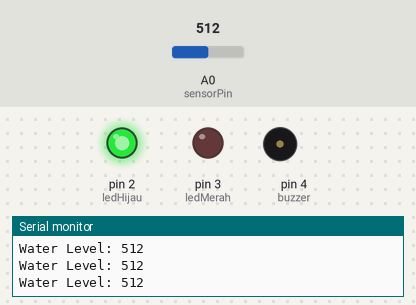
Bench run of a sketch on a simulated Arduino Uno, built with avr-gcc and run on an emulated ATmega328P. Shown: output pins drawn as LEDs (lit = HIGH), buzzer (waves = sounding), the last lines printed to the serial monitor. The inputs (shaded band) are chosen by the test bench; at power-on: A0 (sensorPin) = 512.

Above: at 1.3 s.
1.4 s: A0 (sensorPin) set to 88
2.9 s: A0 (sensorPin) set to 74
At 4.1 s:
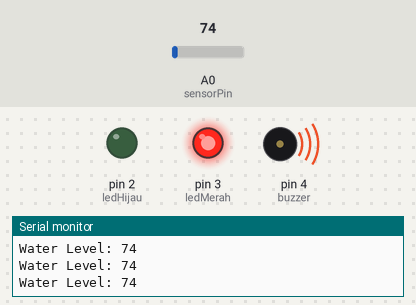
4.5 s: A0 (sensorPin) set to 90
At 5.3 s:
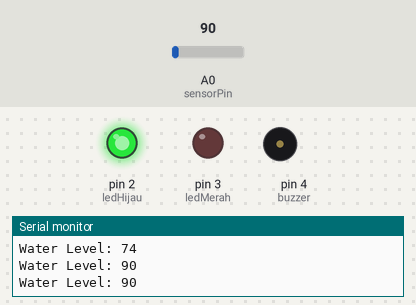
6.0 s: A0 (sensorPin) set to 70
At 6.4 s:
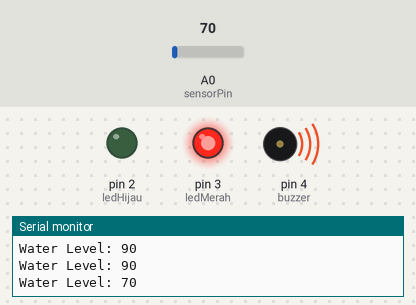
Timing chart, 0 to 8.5 s (numbered marks = the images above; inputs shaded):
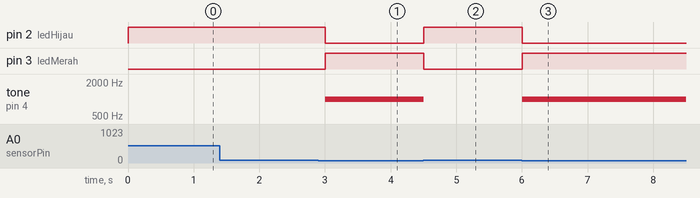

The sketch:

water_level_monitoring_system.ino.ino
```cpp
int sensorPin = A0;

int ledHijau = 2;
int ledMerah = 3;
int buzzer = 4;

void setup() {

  pinMode(ledHijau, OUTPUT);
  pinMode(ledMerah, OUTPUT);

  Serial.begin(9600);
}

void loop() {

  int waterValue = analogRead(sensorPin);

  Serial.print("Water Level: ");
  Serial.println(waterValue);

  // Air rendah / sensor kering
  if(waterValue < 80) {

    digitalWrite(ledMerah, HIGH);
    digitalWrite(ledHijau, LOW);

    tone(buzzer, 1000);

  }

  // Air normal
  else {

    digitalWrite(ledMerah, LOW);
    digitalWrite(ledHijau, HIGH);

    noTone(buzzer);

  }

  delay(500);
}
```

Measured:
- the behaviour switches between 80 and 79 on A0 (sensorPin) (found by bisection; images 0 and 1)
- after the input at 2.9 s, pin 2 (ledHijau): HIGH → LOW after 0.10 s; pin 3 (ledMerah): LOW → HIGH after 0.10 s; tone on pin 4 (buzzer): silent → 1000 Hz after 0.10 s
- after the input at 4.5 s, pin 2 (ledHijau): LOW → HIGH at once; pin 3 (ledMerah): HIGH → LOW at once; tone on pin 4 (buzzer): 1000 Hz → silent at once
- after the input at 6.0 s, pin 2 (ledHijau): HIGH → LOW at once; pin 3 (ledMerah): LOW → HIGH at once; tone on pin 4 (buzzer): silent → 1000 Hz at once
